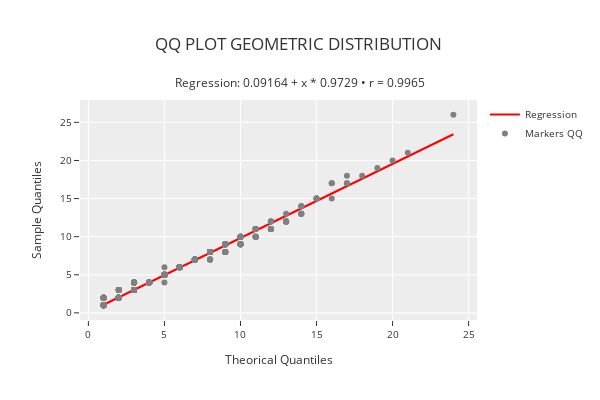

Notebook cell for this chart:
### Code cell
phitter.qq_plot_regression("geometric")

### Figure 1 — Plotly figure (JSON) as saved in the notebook; plotly's stock layout.template omitted (floating-point values rounded to 4 significant figures; data arrays with more than 128 entries replaced by an {"elided": "..."} marker saying what was removed)
{"data": [{"line": {"color": "red", "width": 2}, "mode": "lines", "name": "Regression", "type": "scatter", "x": {"elided": "2158 int values"}, "y": {"elided": "2158 float values"}}, {"marker": {"color": "rgba(128,128,128,1)", "size": 6}, "mode": "markers", "name": "Markers QQ", "type": "scatter", "x": {"elided": "2158 int values"}, "y": {"elided": "2158 int values"}}], "layout": {"height": 400, "legend": {"font": {"size": 10}, "orientation": "v", "title": {}, "xanchor": "left", "y": 1, "yanchor": "auto"}, "title": {"text": "QQ PLOT GEOMETRIC DISTRIBUTION <br><br><sup>Regression: 0.09164 + x * 0.9729 • r = 0.9965</sup>"}, "width": 600, "xaxis": {"tickfont": {"size": 10}, "title": {"font": {"size": 12}, "text": "Theorical Quantiles"}}, "yaxis": {"tickfont": {"size": 10}, "title": {"font": {"size": 12}, "text": "Sample Quantiles"}}}}
